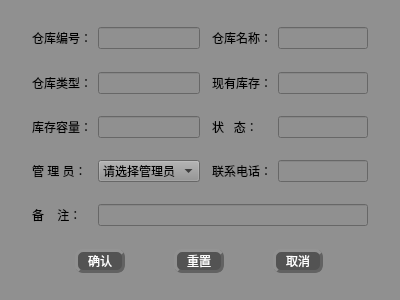
<?xml version="1.0" encoding="UTF-8"?>
<ui version="4.0">
 <class>store_modify2</class>
 <widget class="QWidget" name="store_modify2">
  <property name="geometry">
   <rect>
    <x>0</x>
    <y>0</y>
    <width>400</width>
    <height>300</height>
   </rect>
  </property>
  <property name="windowTitle">
   <string>Form</string>
  </property>
  <property name="styleSheet">
   <string notr="true">font: 75 12pt &quot;楷体&quot;;
background-color: rgb(144, 144, 144);
color:rgb(0, 0, 0)</string>
  </property>
  <layout class="QGridLayout" name="gridLayout">
   <item row="8" column="2">
    <spacer name="verticalSpacer">
     <property name="orientation">
      <enum>Qt::Vertical</enum>
     </property>
     <property name="sizeHint" stdset="0">
      <size>
       <width>20</width>
       <height>40</height>
      </size>
     </property>
    </spacer>
   </item>
   <item row="2" column="2">
    <spacer name="verticalSpacer_5">
     <property name="orientation">
      <enum>Qt::Vertical</enum>
     </property>
     <property name="sizeHint" stdset="0">
      <size>
       <width>20</width>
       <height>40</height>
      </size>
     </property>
    </spacer>
   </item>
   <item row="4" column="2">
    <spacer name="verticalSpacer_4">
     <property name="orientation">
      <enum>Qt::Vertical</enum>
     </property>
     <property name="sizeHint" stdset="0">
      <size>
       <width>20</width>
       <height>40</height>
      </size>
     </property>
    </spacer>
   </item>
   <item row="3" column="2">
    <widget class="QLineEdit" name="lineEdit_3"/>
   </item>
   <item row="6" column="2">
    <spacer name="verticalSpacer_3">
     <property name="orientation">
      <enum>Qt::Vertical</enum>
     </property>
     <property name="sizeHint" stdset="0">
      <size>
       <width>20</width>
       <height>40</height>
      </size>
     </property>
    </spacer>
   </item>
   <item row="1" column="2">
    <widget class="QLineEdit" name="lineEdit">
     <property name="cursor">
      <cursorShape>ForbiddenCursor</cursorShape>
     </property>
     <property name="focusPolicy">
      <enum>Qt::NoFocus</enum>
     </property>
    </widget>
   </item>
   <item row="1" column="5">
    <widget class="QLineEdit" name="lineEdit_2"/>
   </item>
   <item row="3" column="4">
    <widget class="QLabel" name="label_4">
     <property name="text">
      <string>现有库存：</string>
     </property>
    </widget>
   </item>
   <item row="1" column="0">
    <spacer name="horizontalSpacer">
     <property name="orientation">
      <enum>Qt::Horizontal</enum>
     </property>
     <property name="sizeHint" stdset="0">
      <size>
       <width>40</width>
       <height>20</height>
      </size>
     </property>
    </spacer>
   </item>
   <item row="1" column="6">
    <spacer name="horizontalSpacer_2">
     <property name="orientation">
      <enum>Qt::Horizontal</enum>
     </property>
     <property name="sizeHint" stdset="0">
      <size>
       <width>40</width>
       <height>20</height>
      </size>
     </property>
    </spacer>
   </item>
   <item row="0" column="2">
    <spacer name="verticalSpacer_6">
     <property name="orientation">
      <enum>Qt::Vertical</enum>
     </property>
     <property name="sizeHint" stdset="0">
      <size>
       <width>20</width>
       <height>40</height>
      </size>
     </property>
    </spacer>
   </item>
   <item row="11" column="1" colspan="5">
    <layout class="QHBoxLayout" name="horizontalLayout">
     <item>
      <widget class="QPushButton" name="pushButton_2">
       <property name="maximumSize">
        <size>
         <width>50</width>
         <height>25</height>
        </size>
       </property>
       <property name="styleSheet">
        <string notr="true">QPushButton{
font: 75 11pt &quot;微软雅黑&quot;;
color:rgb(255, 255, 255);
background-color: rgb(83, 83, 83);
border-radius: 8px;
border: 3px groove rgb(98, 98, 98);
border-style: outset;
}
QPushButton:pressed{
border-style: inset;
}
QPushButton:hover{
background-color:rgb(0, 0, 0);
}

</string>
       </property>
       <property name="text">
        <string>确认</string>
       </property>
      </widget>
     </item>
     <item>
      <widget class="QPushButton" name="pushButton">
       <property name="maximumSize">
        <size>
         <width>50</width>
         <height>25</height>
        </size>
       </property>
       <property name="styleSheet">
        <string notr="true">QPushButton{
font: 75 11pt &quot;微软雅黑&quot;;
color:rgb(255, 255, 255);
background-color: rgb(83, 83, 83);
border-radius: 8px;
border: 3px groove rgb(98, 98, 98);
border-style: outset;
}
QPushButton:pressed{
border-style: inset;
}
QPushButton:hover{
background-color:rgb(0, 0, 0);
}

</string>
       </property>
       <property name="text">
        <string>重置</string>
       </property>
      </widget>
     </item>
     <item>
      <widget class="QPushButton" name="pushButton_3">
       <property name="maximumSize">
        <size>
         <width>50</width>
         <height>25</height>
        </size>
       </property>
       <property name="styleSheet">
        <string notr="true">QPushButton{
font: 75 11pt &quot;微软雅黑&quot;;
color:rgb(255, 255, 255);
background-color: rgb(83, 83, 83);
border-radius: 8px;
border: 3px groove rgb(98, 98, 98);
border-style: outset;
}
QPushButton:pressed{
border-style: inset;
}
QPushButton:hover{
background-color:rgb(0, 0, 0);
}

</string>
       </property>
       <property name="text">
        <string>取消</string>
       </property>
      </widget>
     </item>
    </layout>
   </item>
   <item row="12" column="2">
    <spacer name="verticalSpacer_2">
     <property name="orientation">
      <enum>Qt::Vertical</enum>
     </property>
     <property name="sizeHint" stdset="0">
      <size>
       <width>20</width>
       <height>40</height>
      </size>
     </property>
    </spacer>
   </item>
   <item row="7" column="1">
    <widget class="QLabel" name="label_7">
     <property name="text">
      <string>管 理 员：</string>
     </property>
    </widget>
   </item>
   <item row="5" column="5">
    <widget class="QLineEdit" name="lineEdit_6"/>
   </item>
   <item row="1" column="4">
    <widget class="QLabel" name="label_2">
     <property name="text">
      <string>仓库名称：</string>
     </property>
    </widget>
   </item>
   <item row="1" column="1">
    <widget class="QLabel" name="label">
     <property name="text">
      <string>仓库编号：</string>
     </property>
    </widget>
   </item>
   <item row="9" column="1">
    <widget class="QLabel" name="label_9">
     <property name="text">
      <string>备    注：</string>
     </property>
    </widget>
   </item>
   <item row="3" column="1">
    <widget class="QLabel" name="label_3">
     <property name="text">
      <string>仓库类型：</string>
     </property>
    </widget>
   </item>
   <item row="3" column="5">
    <widget class="QLineEdit" name="lineEdit_4"/>
   </item>
   <item row="5" column="1">
    <widget class="QLabel" name="label_5">
     <property name="text">
      <string>库存容量：</string>
     </property>
    </widget>
   </item>
   <item row="5" column="2">
    <widget class="QLineEdit" name="lineEdit_5"/>
   </item>
   <item row="5" column="4">
    <widget class="QLabel" name="label_6">
     <property name="text">
      <string>状   态：</string>
     </property>
    </widget>
   </item>
   <item row="10" column="2">
    <spacer name="verticalSpacer_7">
     <property name="orientation">
      <enum>Qt::Vertical</enum>
     </property>
     <property name="sizeHint" stdset="0">
      <size>
       <width>20</width>
       <height>40</height>
      </size>
     </property>
    </spacer>
   </item>
   <item row="7" column="2">
    <widget class="QComboBox" name="comboBox">
     <item>
      <property name="text">
       <string>请选择管理员</string>
      </property>
     </item>
    </widget>
   </item>
   <item row="9" column="2" colspan="4">
    <widget class="QLineEdit" name="lineEdit_9"/>
   </item>
   <item row="7" column="4">
    <widget class="QLabel" name="label_8">
     <property name="text">
      <string>联系电话：</string>
     </property>
    </widget>
   </item>
   <item row="7" column="5">
    <widget class="QLineEdit" name="lineEdit_7">
     <property name="cursor">
      <cursorShape>ForbiddenCursor</cursorShape>
     </property>
     <property name="focusPolicy">
      <enum>Qt::NoFocus</enum>
     </property>
    </widget>
   </item>
  </layout>
 </widget>
 <resources/>
 <connections/>
</ui>
